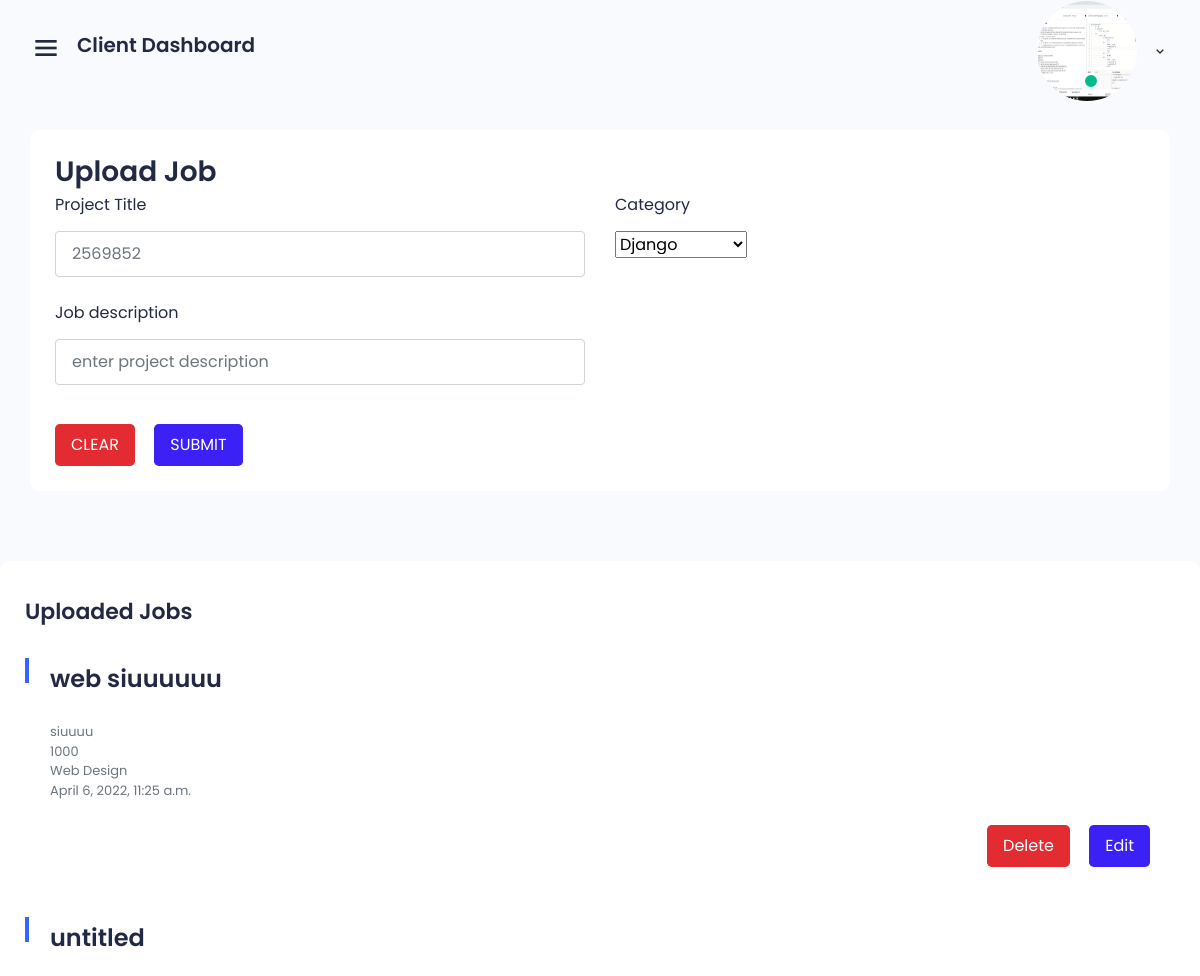
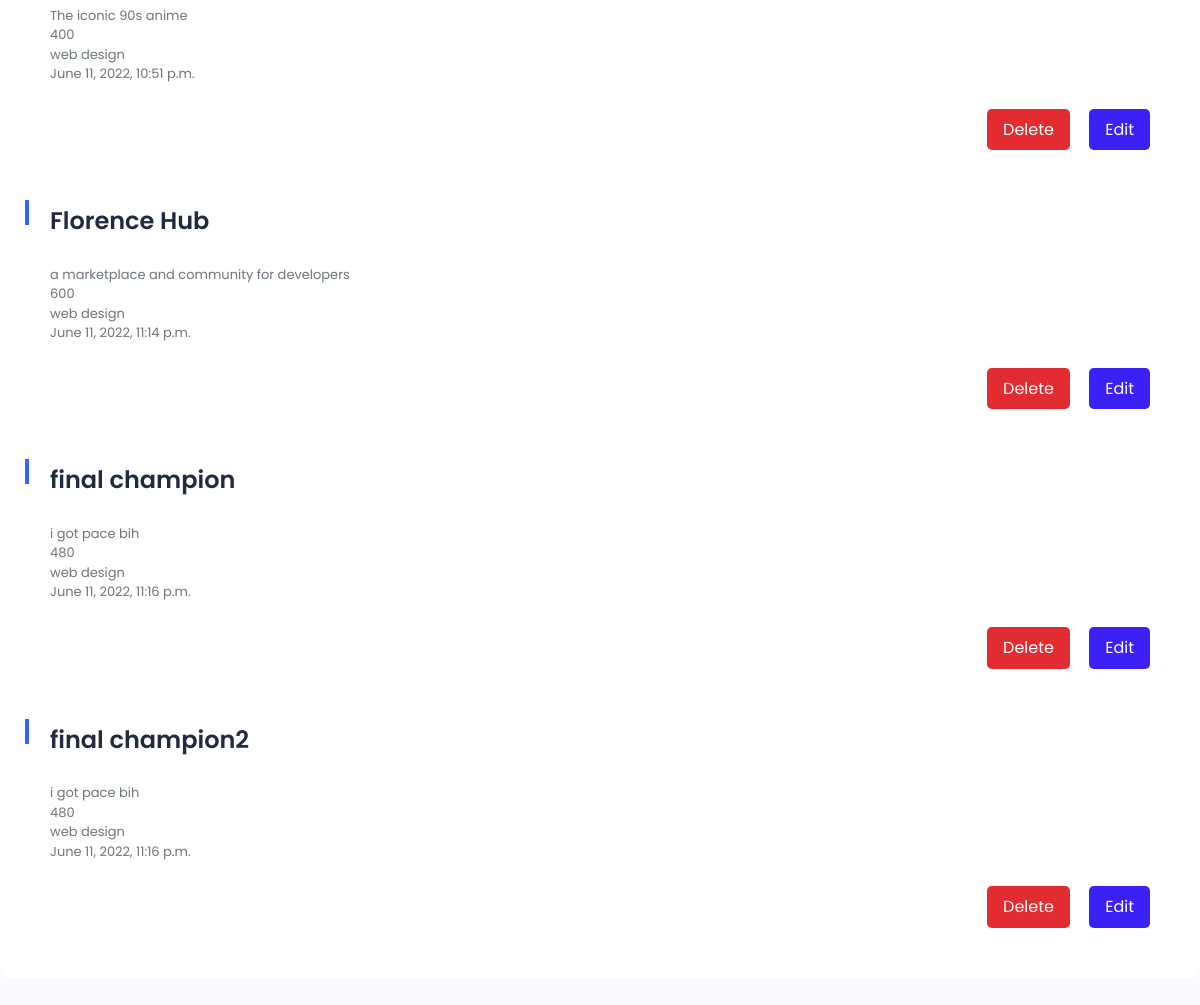
The page /accounts/viewuploadedjobs/ (signed in) on the database its author committed (2 pictures, top to bottom).
### accounts/models.py (models this page shows, shortened)
class Bio(models.Model):
    name = models.CharField(max_length=35)
    bio = models.CharField(max_length=90, default='null', null=True)
    image = models.ImageField(upload_to='images/', default='images/home-profile.jpg', null=True)
    phone = models.IntegerField()
    profile_views = models.IntegerField(default=0)
    user = models.OneToOneField(User, on_delete=models.CASCADE, null=True)
    github = models.CharField(max_length=75, default='null')
    linkedin = models.CharField(max_length=75, default='null')
    stack = models.CharField(max_length=15,default='web developer')
    role = models.CharField(max_length=15,default='developer')

class Project(models.Model):
    name = models.CharField(max_length=100)
    description = models.CharField(max_length=100,default='no description')
    uploaded_by = models.ForeignKey(User, on_delete=models.CASCADE, null=True, related_name='client')
    developer = models.ForeignKey(User, on_delete=models.CASCADE, null=True,blank=True, related_name='developer')
    uploaded = models.DateTimeField(null=True)
    price = models.IntegerField(null=False,default=1000)
    category = models.CharField(max_length=50,default='Web Design')
    stack = models.CharField(max_length=50, default='Django')

### accounts/views.py (the view)
# urls.py: path('viewuploadedjobs/', views.viewjobs, name='viewjobs'),
@cache_page(60 * 5)
def viewjobs(request):
    if request.method == 'POST':
        title = request.POST['title']
        category = request.POST['jobcategory']
        description = request.POST['description']
        uploaded = request.POST['uploaded']
        id = request.POST['id']
        Project.objects.get(id=id).update(name=title,category=category,description=description,uploaded=uploaded)
        return redirect('viewjobs')
    else:
        u = User.objects.get(username=request.user.get_username())
        jobs = Project.objects.filter(uploaded_by=u)
        return render(request, 'uploadjob.html', {'jobs': jobs})

### templates/uploadjob.html (shortened to what this page needs)
{% extends 'client-base.html' %}
{%load static%}
{% block content%}
    <div class="main">
            <div class="main-content project">
                <div class="row">
                <div class="col-12">
                    <div class="box">
                        <div class="box-body">
                            <h3>Upload Job</h3>
                            <form method="POST" action="{% url 'uploadjob'}">
                            <div class="row">
                                <div class="col-md-6 col-sm-12 mb-24">
                                    <div class="form-group"> <label class="form-label">Project Title</label> <input name="title" class="form-control" placeholder="2569852"> </div>
                                </div>
                                <div class="col-md-6 col-sm-12 mb-24">
                                    <div class="form-group"> <label class="form-label">Category</label></div>
                                    <select name="category" id="category">
                                    <option value="Django">Django</option>
                                </select>
                                </div>
                            </div>
                            <div class="row">
                                <div class="col-md-6 col-sm-12 mb-24">
                                    <div class="form-group"> <label class="form-label">Job description</label> <input name="description" class="form-control" placeholder="enter project description"> </div>
                                </div>
                            </div>
                            <div class="gr-btn mt-15"> <button type="submit" class="btn btn-danger btn-lg mr-15 fs-16">CLEAR</button> <button type="submit" class="btn btn-primary btn-lg fs-16" >SUBMIT</button> </div>
                            </form>
                        </div>
                    </div>
                </div>
            </div>
            </div>
            <div class="row">
                <div class="col-12 col-md-12">
                    <div class="box f-height">
                        <div class="box-header d-flex justify-content-between">
                            <h3 class="mt-9 fs-22">Uploaded jobs</h3>
                        </div>
                        {% for job in jobs %}
                            <div class="box left-dot">
                                <div class="box-body">
                                    <div class="row">
                                        <div class="col-12 mb-10">
                                            <div class="mt-0 text-start"> <a href="project-details.html" class="box-title mb-0 mt-1 mb-3 font-w600 fs-18">{{project.category}}</a>
                                                <h4>{{job.name}}</h4>
                                                <br>
                                                <span class="fs-13  mt-2 text-muted">{{job.description}}</span>
                                                <br>
                                                <span class="fs-13  mt-2 text-muted">{{job.price}}</span>
                                                <br>
                                                <span class="fs-13  mt-2 text-muted">{{job.category}}</span>
                                                <br>
                                                <span class="fs-13  mt-2 text-muted">{{job.uploaded}}</span>
                                            </div>
                                        </div>
                                    </div>
                                </div>
                                <div class="box-footer">
                                    <div class="d-flex align-items-center">
                                        <div class="ms-auto mt-3 mt-sm-0">
                                            <div class="d-flex">
                                                <div class="gr-btn mt-15"> <a href="{% url 'deletejob' job.id %}"> <button class="btn btn-danger btn-lg mr-15 fs-16">Delete</button></a> <a href="#"onclick="myfunction()" data-toggle="modal" data-target="#edit"><button class="btn btn-primary btn-lg fs-16" >Edit</button> </a></div>
                                            </div>
                                        </div>
                                    </div>
                                </div>
                            </div>
                        {%endfor%}
                    </div>
                </div>
            </div>
    </div>
{%endblock content%}

### templates/client-base.html (shortened to what this page needs)
{%load static%}
<html lang="en">
<head>
    <link href='https://unpkg.com/boxicons@2.0.7/css/boxicons.min.css' rel='stylesheet'>
    <link rel="stylesheet" href="{% static 'accounts/libs/owl.carousel/assets/owl.carousel.min.css'%}">
    <link rel="stylesheet" href="{% static 'accounts/css/bootstrap.min.css'%}">
    <link rel="stylesheet" href="{% static 'accounts/css/grid.css'%}">
    <link rel="stylesheet" href="{% static 'accounts/css/style.css'%}">
    <link rel="stylesheet" href="{% static 'accounts/css/responsive.css'%}">
</head>
<body class="sidebar-expand counter-scroll">
 <div class="main-header">
            <div class="d-flex">
                <div class="mobile-toggle" id="mobile-toggle">
                    <i class='bx bx-menu'></i>
                </div>
                <div class="main-title">
                    Client dashboard
                </div>
            </div>
            <div class="d-flex align-items-center">
                <div class="dropdown d-inline-block mt-12">
                    <button type="button" class="btn header-item waves-effect" id="page-header-user-dropdown" data-bs-toggle="dropdown" aria-haspopup="true" aria-expanded="false">
                            <img class="rounded-circle header-profile-user" src="{{user.bio.image.url}}" height="100" width="100"
                                alt="Header Avatar">
                            <span class="pulse-css"></span>
                            <i class='bx bx-chevron-down'></i>
                    </button>
                </div>
            </div>
        </div>
 {%block content%}
 {%endblock content%}
</body>
</html>

### static/accounts/css/grid.css (style rules this page uses)
.row { display: flex; flex-wrap: wrap; margin: 0 -15px; }
[class*="col-"] { padding: 0 15px; margin-bottom: 40px; }
.col-12 { width: 100%; }
@media only screen and (max-width: 1280px) { .col-md-6 { width: 50%; } }
@media only screen and (max-width: 1280px) { .col-md-12 { width: 100%; } }

### static/accounts/css/responsive.css (style rules this page uses)
@media only screen and  (max-width: 1820px) { .project .box-body { flex-wrap: wrap; } }
@media only screen and (max-width: 1200px) { .main-header { height: 90px; padding-left: 30px; } }
@media only screen and (max-width: 1200px) { .main-content { padding: 30px; } }
@media only screen and (max-width: 1200px) { .main-title { font-size: 20px; } }

### rows shown on the page
Project: name "web siuuuuuu", description "siuuuu", price "1000", category "Web Design", uploaded "April 6, 2022, 11:25 a.m."
Project: name "untitled", description "The iconic 90s anime", price "400", category "web design", uploaded "June 11, 2022, 10:51 p.m."
Project: name "Florence Hub", description "a marketplace and community for developers", price "600", category "web design", uploaded "June 11, 2022, 11:14 p.m."
Project: name "final champion", description "i got pace bih", price "480", category "web design", uploaded "June 11, 2022, 11:16 p.m."
Project: name "final champion2", description "i got pace bih", price "480", category "web design", uploaded "June 11, 2022, 11:16 p.m."
